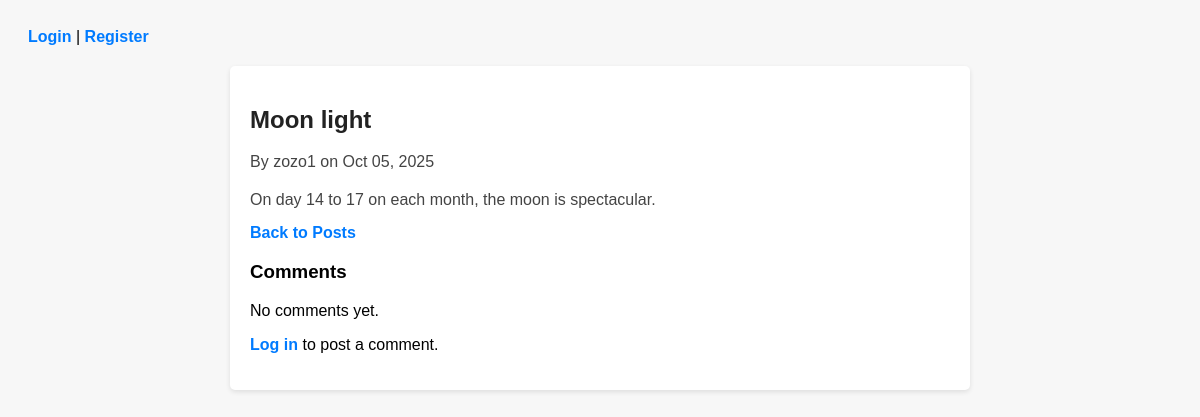
Page /posts/2/ on the committed database.
### blog/models.py (models this page shows, shortened)
class Post(models.Model):
    title = models.CharField(max_length=200)
    content = models.TextField()
    published_date = models.DateTimeField(auto_now_add=True)
    author = models.ForeignKey(User, on_delete=models.CASCADE, related_name='posts')

### blog/views.py (the view)
# urls.py: path('posts/<int:pk>/', PostDetailView.as_view(), name='post_detail'),
class PostDetailView(DetailView):
    model = Post
    template_name = "post_detail.html"

### blog/templates/post_detail.html (shortened to what this page needs)
{% extends "base.html" %} {% block title %}{{ post.title }}{% endblock %}
{% block content %}
<article>
  <h1>{{ post.title }}</h1>
  <p>
    By {{ post.author.username }} on {{ post.published_date|date:"M d, Y" }}
  </p>
  <p>{{ post.content }}</p>
</article>
<a href="{% url 'post_list' %}">Back to Posts</a>
<section id="comments">
  <h3>Comments</h3>
  {% if post.comments.all %}
    <ul>
      {% for comment in post.comments.all %}
      <li>
        <strong>{{ comment.author.username }}</strong> - {{ comment.created_at|date:"M d, Y H:i" }}<br/>
        {{ comment.content|linebreaks }}
        {% if user == comment.author %}
          <br/>
          <a href="{% url 'comment_edit' comment.id %}">Edit</a> |
          <a href="{% url 'comment_delete' comment.id %}">Delete</a>
        {% endif %}
      </li>
      {% endfor %}
    </ul>
  {% else %}
    <p>No comments yet.</p>
  {% endif %}
  {% if user.is_authenticated %}
    <h4>Add a Comment</h4>
    <form action="{% url 'comment_add' post.id %}" method="post">
      {% csrf_token %}
      <textarea name="content" rows="3" placeholder="Write your comment here..." required></textarea><br/>
      <button type="submit">Post Comment</button>
    </form>
  {% else %}
    <p><a href="{% url 'login' %}">Log in</a> to post a comment.</p>
  {% endif %}
</section>
{% endblock %}

### blog/static/css/style.css (style rules this page uses)
body { font-family: Arial, sans-serif; background-color: #f7f7f7; padding: 20px; }
h1 { color: #222; margin-bottom: 15px; }
a { color: #007bff; text-decoration: none; font-weight: bold; }
article p { line-height: 1.6; color: #444; margin: 12px 0; }

### rows in the picture
Post: title "Moon light", author.username "zozo1", published_date "Oct 05, 2025", content "On day 14 to 17 on each month, the moon is spectacular."
